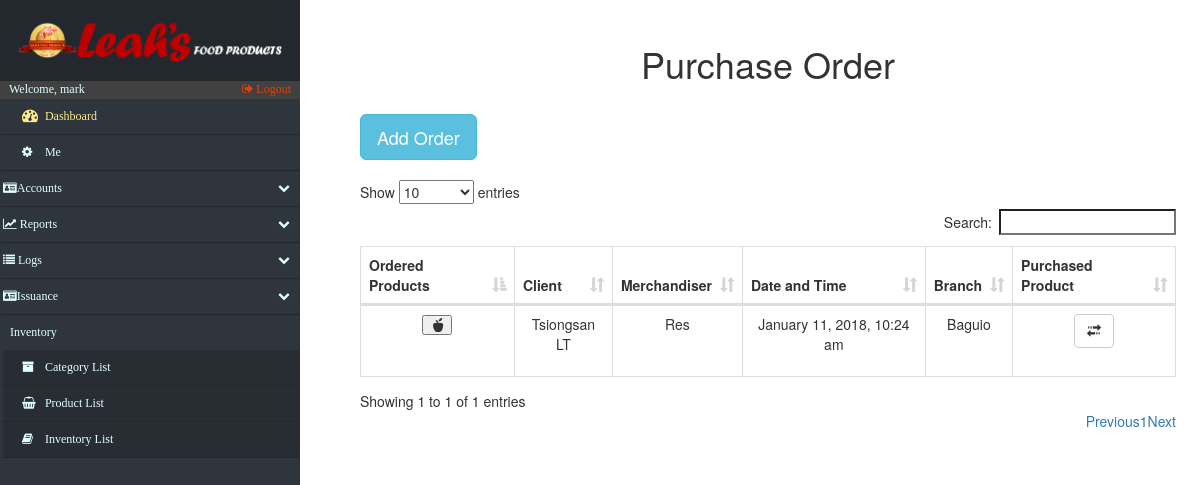
The page /porder.php (signed in) on the database its author committed.
### tables this page shows
CREATE TABLE `purchased_order` (
  `order_id` int(50) NOT NULL,
  `order_date` varchar(50) NOT NULL,
  `client_id` int(20) NOT NULL,
  `merchandiser` varchar(20) NOT NULL
);

CREATE TABLE `clients` (
  `c_id` int(15) NOT NULL,
  `c_name` varchar(20) NOT NULL,
  `c_address` varchar(20) NOT NULL,
  `c_location` varchar(50) DEFAULT NULL
);

CREATE TABLE `merchandiser` (
  `m_id` int(15) NOT NULL,
  `m_name` varchar(25) NOT NULL,
  `m_contact_number` int(15) NOT NULL,
  `m_address` varchar(50) NOT NULL,
  `m_branch` varchar(10) NOT NULL
);

### porder.php (the view, shortened to what this page needs)
<!DOCTYPE html>
<html lang="en">
<head>
    <?php include('fragments/config.php') ?>
    <link rel="stylesheet" href="https://maxcdn.bootstrapcdn.com/bootstrap/3.3.7/css/bootstrap.min.css">
    <link href="src/css/datatables.css" rel="stylesheet">
    <link href="//maxcdn.bootstrapcdn.com/font-awesome/4.2.0/css/font-awesome.min.css" rel="stylesheet">
    <link href="src/css/sidebar.css" rel="stylesheet">
    <link href="src/css/custom.css" rel="stylesheet">
    <link href="src/css/index.css" rel="stylesheet">
</head>
<body>
    <div class="nav-side-menu">
        <div class="brand">
            <div class="brandtext"></div>
        </div>
        <div class="user_info">
            <span>Welcome, <?php
                echo $_SESSION['username'];
                ?>
            </span>
            <a href="fragments/logout.php">
                <i class="fa fa-sign-out" aria-hidden="true"></i> Logout
            </a>
        </div>
        <div class="menu-list">
            <ul id="menu-content" class="menu-content collapse out">
                <li>
                    <a id="dashboard_txt" href="index.php">
                        <i class="fa fa-dashboard fa-lg"></i> Dashboard
                    </a>
                </li>
                 <li><a href="settings.php"><i class="fa fa-cog"></i> Me</a></li>
                <li data-toggle="collapse" data-target="#accounts" class="collapsed">
                    <i class="fa fa-id-card" aria-hidden="true"></i>Accounts <span class="arrow"></span>
                </li>
                <li data-toggle="collapse" data-target="#reports" class="collapsed">
                    <i class="fa fa-line-chart" aria-hidden="true"></i> Reports <span class="arrow"></span>
                </li>
                <li data-toggle="collapse" data-target="#issue" class="collapsed">
                    <i class="fa fa-list" aria-hidden="true"></i> Logs <span class="arrow"></span>
                </li>
                 <li data-toggle="collapse" data-target="#issuance" class="collapsed">
                    <i class="fa fa-id-card" aria-hidden="true"></i>Issuance<span class="arrow"></span>
                </li>
                <div class="sub-menu_nct">
                    <span class="sub-menu">Inventory
                    </span>
                </div>
                <li class="sub-menu_nc">
                    <a class="sub-menu_nc" href="categories.php">
                        <i class="fa fa-archive"> </i> Category List
                    </a>
                </li>
                <li class="sub-menu_nc">
                    <a class="sub-menu_nc" href="products.php">
                        <i class="fa fa-shopping-basket"> </i> Product List
                    </a>
                </li>
                <li class="sub-menu_nc">
                    <a href="inventory.php">
                        <i class="fa fa-book"> </i> Inventory List
                    </a>
                </li>
            </ul>
        </div>
    </div>
    <div id="page-content-wrapper">
        <div class="containers">
            <table class="table table-striped table-bordered">
                <h1 align="center">Purchase Order</h1>
            </table>
            <?php
							$retrieve = ("SELECT * FROM purchased_order INNER JOIN clients ON purchased_order.client_id = clients.c_id INNER JOIN merchandiser ON purchased_order.merchandiser = merchandiser.m_id");
							$results = mysqli_query($db, $retrieve);
						?>
                <table class="table table-striped table-bordered">
                    <a href="purchased_order.php"><button type="button" class="btn btn-info btn-lg" data-toggle="modal">Add Order</button></a>
                </table>
					<table id="datatables" class="table table-hover table-bordered dataTable" cellspacing="0" width="100%" role="grid" aria-describedby="myTable_info" style="width: 100%;">
						<thead>
							<tr>
								<th>Ordered Products</th>
								<th>Client</th>
								<th>Merchandiser</th>
								<th>Date and Time</th>
								<th>Branch</th>
								<th>Purchased Product</th>
							</tr>
						</thead>
						<tbody>
							<?php
								foreach ($results as $data):
							?>
								<tr>
										<?php
											$po_id=$data["order_id"];
										?>
									<td data-title="Products Ordered">
                                        <table class="table table-striped table-bordered">
                                            <button type="button" class="glyphicon glyphicon-apple" data-toggle="modal" aria-hidden="true" data-target="#<?php echo $po_id ?>"></button>
                                        </table>
									</td>
									<td data-title="c_id">
										<?php echo $c_id=$data["c_name"]; ?>
									</td>
									<td data-title="m_id">
										<?php echo $m_id=$data["m_name"]; ?>
									</td>
									<td data-title="Date/Time">
										<?php echo $data["order_date"]; ?>
									</td>
									<td data-title="Branch">
										<?php
										$passBranch = $data["c_location"];
                                        echo $passBranch;
										?>
									</td>
									<td data-title="Purchased Product">
                                        <table class="table table-striped table-bordered">
                                            <a href="purchased_order_fn.php?po_id=<?php echo $po_id; ?>&Branch=<?php echo $passBranch; ?>">
                                                <button type="button" class="btn btn-default">
                                                <span class="glyphicon glyphicon-transfer" aria-hidden="true"></span>
                                                </button>
                                            </a>
                                        </table>
                                </td>
								</tr>
								<?php
								endforeach;
							?>
						</tbody>
					</table>
		</div>
    </div>
</body>
</html>

### src/css/datatables.css (style rules this page uses)
table.dataTable { clear: both; width: auto; text-align: center; margin-top: 6px !important; margin-bottom: 6px !important; max-width: none !important; border-collapse: separate !important }
table.dataTable td, table.dataTable th { -webkit-box-sizing: content-box; box-sizing: content-box }
table.dataTable thead>tr>th.sorting_asc, table.dataTable thead>tr>th.sorting_desc, table.dataTable thead>tr>th.sorting, table.dataTable thead>tr>td.sorting_asc, table.dataTable thead>tr>td.sorting_desc, table.dataTable thead>tr>td.sorting { padding-right: 30px }
table.dataTable thead .sorting, table.dataTable thead .sorting_asc, table.dataTable thead .sorting_desc, table.dataTable thead .sorting_asc_disabled, table.dataTable thead .sorting_desc_disabled { cursor: pointer; position: relative }
table.dataTable thead .sorting:after, table.dataTable thead .sorting_asc:after, table.dataTable thead .sorting_desc:after, table.dataTable thead .sorting_asc_disabled:after, table.dataTable thead .sorting_desc_disabled:after { position: absolute; bottom: 8px; right: 8px; display: block; font-family: 'Glyphicons Halflings'; opacity: 0.5 }
table.dataTable thead .sorting:after { opacity: 0.2; content: "\e150" }
table.dataTable thead .sorting_asc:after { content: "\e155" }
table.table-bordered.dataTable th, table.table-bordered.dataTable td { border-left-width: 0 }
table.table-bordered.dataTable th:last-child, table.table-bordered.dataTable th:last-child, table.table-bordered.dataTable td:last-child, table.table-bordered.dataTable td:last-child { border-right-width: 0 }
table.table-bordered.dataTable tbody th, table.table-bordered.dataTable tbody td { border-bottom-width: 0 }

### src/css/sidebar.css (style rules this page uses)
.nav-side-menu { overflow: hidden; font-family: verdana; font-size: 12px; font-weight: 200; background-color: #2e353d; position: fixed; top: 0px; width: 300px; height: 100%; color: #e1ffff; }
.nav-side-menu .brand { background-color: #23282e; line-height: 50px; display: block; text-align: center; font-size: 14px; }
.nav-side-menu ul, .nav-side-menu li { list-style: none; padding: 0px; margin: 0px; line-height: 35px; cursor: pointer; }
.nav-side-menu li { padding-left: 0px; border-left: 3px solid #2e353d; border-bottom: 1px solid #23282e; }
.nav-side-menu li a { text-decoration: none; color: #e1ffff; }
.nav-side-menu li a i { padding-left: 10px; width: 20px; padding-right: 20px; }
@media (min-width: 800px) { .nav-side-menu .menu-list .menu-content { display: block; } }
body { margin: 0px; padding: 0px; }
#dashboard_txt { color: #fcea8b; }
.sub-menu_nc { background-color: #272d33; }
.sub-menu_nct { padding-left: 10px; }
.nav-side-menu .brand .brandtext { padding: 4%; content: url(../img/LeahsTextAlter.PNG); width: 100%; text-align: center; }
.user_info { background-color: #414141; }
.user_info a { float: right; padding-right: 3%; color: #dd430a; }
.user_info span { padding-left: 3% }
.sub-menu_nc a { display: block; }
.menu-content > li a { display: inline-block; width: 100%; }
#menu-content li a { padding-left: 3%; }

### src/css/custom.css (style rules this page uses)
.containers { padding: 0px; margin: 0px; margin-top:2%; float: right; width: 79%; padding-right: 5%; }
@media (max-width: 1600px) { .containers { width: 75%; padding-right: 4%; } }
@media (max-width: 1400px) { .containers { width: 73%; padding-right 3%;: } }
@media (max-width: 1260px) { .containers { width: 70%; padding-right: 2%; } }

### rows shown on the page
purchased_order: client.c_name "Tsiongsan LT", merchandiser.m_name "Res", order_date "January 11, 2018, 10:24 am", client.c_location "Baguio"

### other values the page prints
$_SESSION['username'] "mark"
